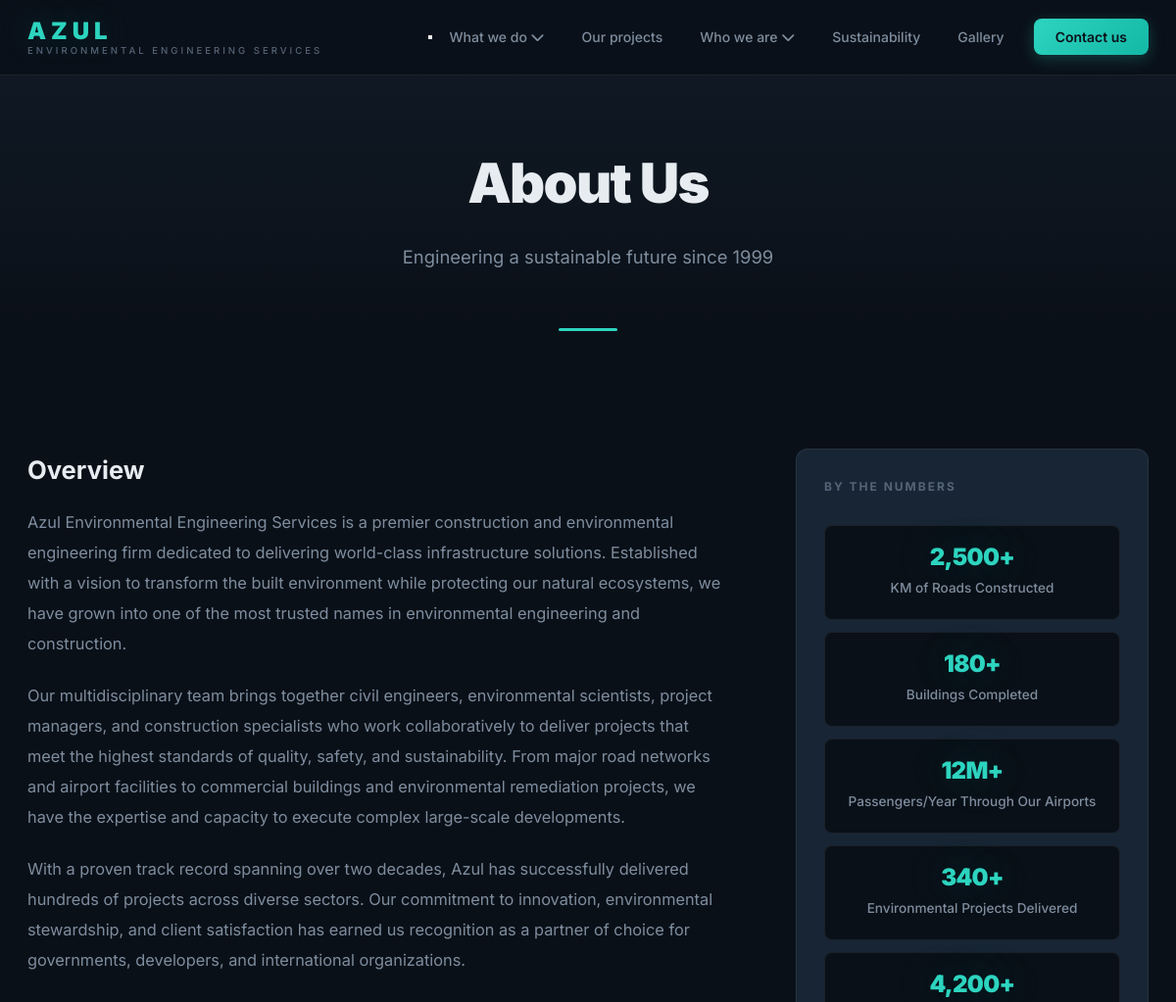
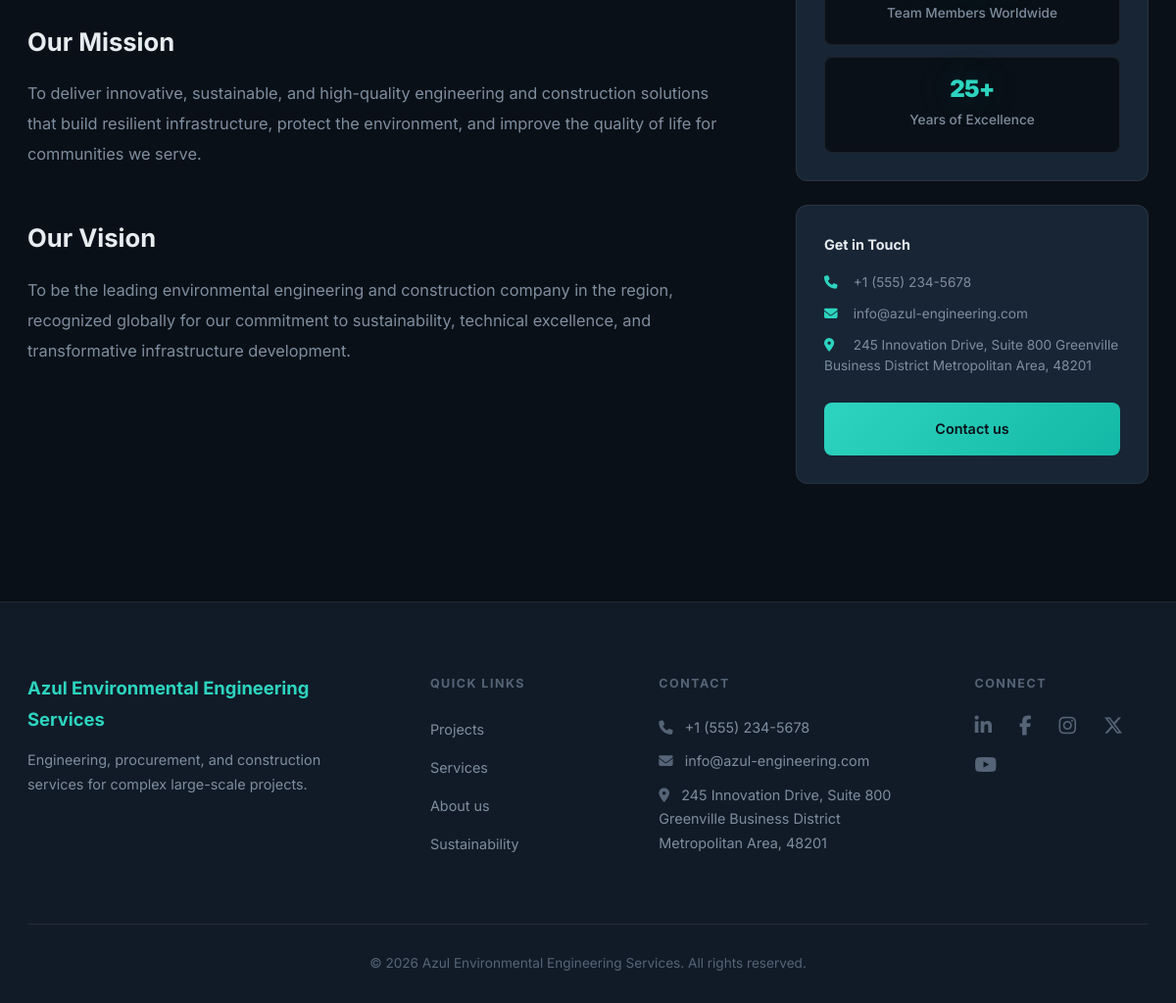
The page /about/ on the database its author committed (2 pictures, top to bottom).
### core/models.py (models this page shows, shortened)
class CompanyInfo(models.Model):
    name = models.CharField(max_length=200, default='Azul Environmental Engineering Services')
    tagline = models.CharField(max_length=500, blank=True)
    about_text = models.TextField(blank=True)
    mission_text = models.TextField(blank=True)
    vision_text = models.TextField(blank=True)
    email = models.EmailField(blank=True)
    phone = models.CharField(max_length=50, blank=True)
    address = models.TextField(blank=True)
    linkedin_url = models.URLField(blank=True)
    twitter_url = models.URLField(blank=True)
    instagram_url = models.URLField(blank=True)
    facebook_url = models.URLField(blank=True)
    youtube_url = models.URLField(blank=True)
    logo = models.ImageField(upload_to='company/', blank=True, null=True)
    hero_image = models.ImageField(upload_to='company/', blank=True, null=True)
    class Meta:
        verbose_name = 'Company Info'
        verbose_name_plural = 'Company Info'

class Stat(models.Model):
    label = models.CharField(max_length=200)
    value = models.CharField(max_length=100)
    order = models.PositiveIntegerField(default=0)
    class Meta:
        ordering = ['order']

### core/views.py (the view)
# urls.py: path('about/', views.AboutView.as_view(), name='about'),
class AboutView(TemplateView):
    template_name = 'core/about.html'
    def get_context_data(self, **kwargs):
        context = super().get_context_data(**kwargs)
        context['company'] = CompanyInfo.objects.first()
        context['stats'] = Stat.objects.all()
        return context

### core/context_processors.py (called while the page is built)
def company_context(request):
    return {'company': CompanyInfo.objects.first()}

### templates/core/about.html (shortened to what this page needs)
{% extends 'core/base.html' %}
{% block content %}
<section class="page-hero">
    <div class="container">
        <h1 class="page-hero__title">About Us</h1>
        <p class="page-hero__sub">Engineering a sustainable future since 1999</p>
    </div>
</section>
<section class="section about-section">
    <div class="container">
        <div class="about__grid">
            <div class="about__content">
                {% if company %}
                {% if company.about_text %}
                <h2>Overview</h2>
                {{ company.about_text|linebreaks }}
                {% endif %}
                {% if company.mission_text %}
                <h2>Our Mission</h2>
                {{ company.mission_text|linebreaks }}
                {% endif %}
                {% if company.vision_text %}
                <h2>Our Vision</h2>
                {{ company.vision_text|linebreaks }}
                {% endif %}
                {% endif %}
            </div>
            <div class="about__sidebar">
                {% if stats %}
                <div class="about__stats">
                    <h3 class="about__stats-title">By the Numbers</h3>
                    {% for stat in stats %}
                    <div class="stat">
                        <div class="stat__value">{{ stat.value }}</div>
                        <div class="stat__label">{{ stat.label }}</div>
                    </div>
                    {% endfor %}
                </div>
                {% endif %}
                {% if company %}
                <div class="about__contact-card">
                    <h3>Get in Touch</h3>
                    <p><i class="fa-solid fa-phone"></i> {{ company.phone }}</p>
                    <p><i class="fa-solid fa-envelope"></i> {{ company.email }}</p>
                    <p><i class="fa-solid fa-location-dot"></i> {{ company.address }}</p>
                    <a href="{% url 'contact' %}" class="btn btn--primary" style="margin-top: 16px; width: 100%; justify-content: center;">Contact us</a>
                </div>
                {% endif %}
            </div>
        </div>
    </div>
</section>
{% endblock %}

### templates/core/base.html (shortened to what this page needs)
<!DOCTYPE html>
<html lang="en">
<head>
    <link rel="stylesheet" href="https://cdnjs.cloudflare.com/ajax/libs/font-awesome/6.5.1/css/all.min.css">
    {% load static %}
    <link rel="stylesheet" href="{% static 'css/style.css' %}">
</head>
<body>
    <header class="header">
        <div class="container header__inner">
            <a href="{% url 'home' %}" class="logo">
                <span class="logo__text">AZUL</span>
                <span class="logo__sub">Environmental Engineering Services</span>
            </a>
        </div>
    </header>
    <nav class="nav__panel">
        <button class="nav__close" aria-label="Close menu">
        </button>
        <ul class="nav__panel-list">
            <li class="nav__item nav__item--dropdown">
                <a href="#" class="nav__link">What we do <i class="fa-solid fa-chevron-down"></i></a>
            </li>
            <li class="nav__item"><a href="{% url 'projects' %}" class="nav__link">Our projects</a></li>
            <li class="nav__item nav__item--dropdown">
                <a href="#" class="nav__link">Who we are <i class="fa-solid fa-chevron-down"></i></a>
            </li>
            <li class="nav__item"><a href="{% url 'sustainability' %}" class="nav__link">Sustainability</a></li>
            <li class="nav__item"><a href="{% url 'gallery' %}" class="nav__link">Gallery</a></li>
            <li class="nav__item"><a href="{% url 'contact' %}" class="nav__link nav__link--cta">Contact us</a></li>
        </ul>
    </nav>
    <main>
        {% block content %}{% endblock %}
    </main>
    <footer class="footer">
        <div class="container">
            <div class="footer__grid">
                <div class="footer__col">
                    <h3>Azul Environmental Engineering Services</h3>
                    <p>Engineering, procurement, and construction services for complex large-scale projects.</p>
                </div>
                <div class="footer__col">
                    <h4>Quick Links</h4>
                    <ul>
                        <li><a href="{% url 'projects' %}">Projects</a></li>
                        <li><a href="{% url 'services' %}">Services</a></li>
                        <li><a href="{% url 'about' %}">About us</a></li>
                        <li><a href="{% url 'sustainability' %}">Sustainability</a></li>
                    </ul>
                </div>
                <div class="footer__col">
                    <h4>Contact</h4>
                    {% if company %}
                    <p><i class="fa-solid fa-phone"></i> {{ company.phone }}</p>
                    <p><i class="fa-solid fa-envelope"></i> {{ company.email }}</p>
                    <p><i class="fa-solid fa-location-dot"></i> {{ company.address }}</p>
                    {% endif %}
                </div>
                <div class="footer__col">
                    <h4>Connect</h4>
                    <div class="footer__social">
                        {% if company %}{% if company.linkedin_url %}<a href="{{ company.linkedin_url }}" target="_blank" aria-label="LinkedIn"><i class="fa-brands fa-linkedin-in"></i></a>{% endif %}{% endif %}
                        {% if company %}{% if company.facebook_url %}<a href="{{ company.facebook_url }}" target="_blank" aria-label="Facebook"><i class="fa-brands fa-facebook-f"></i></a>{% endif %}{% endif %}
                        {% if company %}{% if company.instagram_url %}<a href="{{ company.instagram_url }}" target="_blank" aria-label="Instagram"><i class="fa-brands fa-instagram"></i></a>{% endif %}{% endif %}
                        {% if company %}{% if company.twitter_url %}<a href="{{ company.twitter_url }}" target="_blank" aria-label="X"><i class="fa-brands fa-x-twitter"></i></a>{% endif %}{% endif %}
                        {% if company %}{% if company.youtube_url %}<a href="{{ company.youtube_url }}" target="_blank" aria-label="YouTube"><i class="fa-brands fa-youtube"></i></a>{% endif %}{% endif %}
                    </div>
                </div>
            </div>
            <div class="footer__bottom">
                <p>&copy; {% now "Y" %} Azul Environmental Engineering Services. All rights reserved.</p>
            </div>
        </div>
    </footer>
</body>
</html>

### rows shown on the page
CompanyInfo: about_text "Azul Environmental Engineering Services is a premier construction and environmental engineering firm dedicated to delivering world-class infrastructure solutions. Established with a vision to transform the built environment while protecting our natural ecosystems, we have grown into one of the most trusted names in environmental engineering and construction. Our multidisciplinary team brings together civil engineers, environmental scientists, project managers, and construction specialists who work collaboratively to deliver projects that meet the highest standards of quality, safety, and sustainability. From major road networks and airport facilities to commercial buildings and…", mission_text "To deliver innovative, sustainable, and high-quality engineering and construction solutions that build resilient infrastructure, protect the environment, and improve the quality of life for communities we serve.", vision_text "To be the leading environmental engineering and construction company in the region, recognized globally for our commitment to sustainability, technical excellence, and transformative infrastructure development.", phone "+1 (555) 234-5678", email "info@azul-engineering.com", address "245 Innovation Drive, Suite 800 Greenville Business District Metropolitan Area, 48201"
Stat: value "2,500+", label "KM of Roads Constructed"
Stat: value "180+", label "Buildings Completed"
Stat: value "12M+", label "Passengers/Year Through Our Airports"
Stat: value "340+", label "Environmental Projects Delivered"
Stat: value "4,200+", label "Team Members Worldwide"
Stat: value "25+", label "Years of Excellence"
